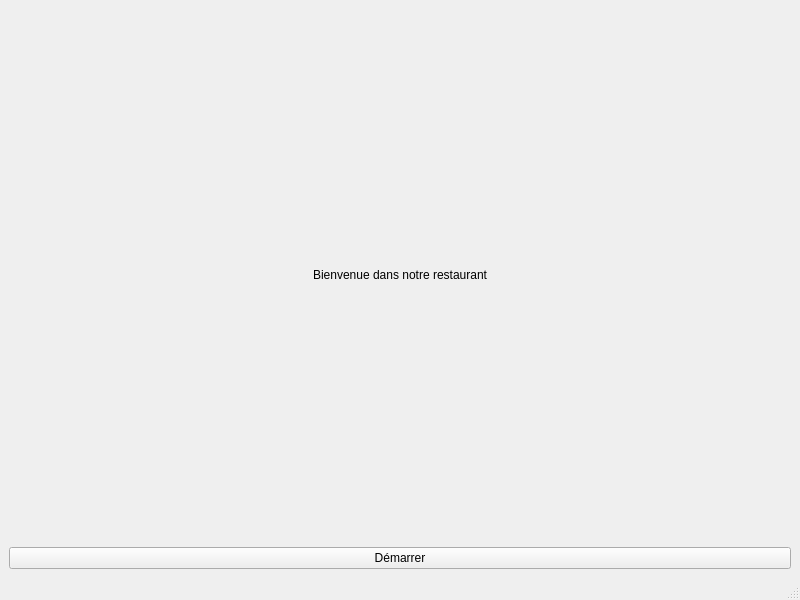
<?xml version="1.0" encoding="UTF-8"?>
<ui version="4.0">
 <class>MainWindow</class>
 <widget class="QMainWindow" name="MainWindow">
  <property name="geometry">
   <rect>
    <x>0</x>
    <y>0</y>
    <width>800</width>
    <height>600</height>
   </rect>
  </property>
  <property name="windowTitle">
   <string>Restaurant</string>
  </property>
  <widget class="QWidget" name="centralWidget">
   <layout class="QVBoxLayout" name="verticalLayout">
    <item>
     <widget class="QLabel" name="label">
      <property name="text">
       <string>Bienvenue dans notre restaurant</string>
      </property>
      <property name="alignment">
       <set>Qt::AlignmentFlag::AlignCenter</set>
      </property>
     </widget>
    </item>
    <item>
     <widget class="QPushButton" name="pushButton">
      <property name="text">
       <string>Démarrer</string>
      </property>
     </widget>
    </item>
   </layout>
  </widget>
  <widget class="QMenuBar" name="menubar">
   <property name="geometry">
    <rect>
     <x>0</x>
     <y>0</y>
     <width>800</width>
     <height>17</height>
    </rect>
   </property>
  </widget>
  <widget class="QStatusBar" name="statusbar"/>
 </widget>
 <resources/>
 <connections/>
</ui>
